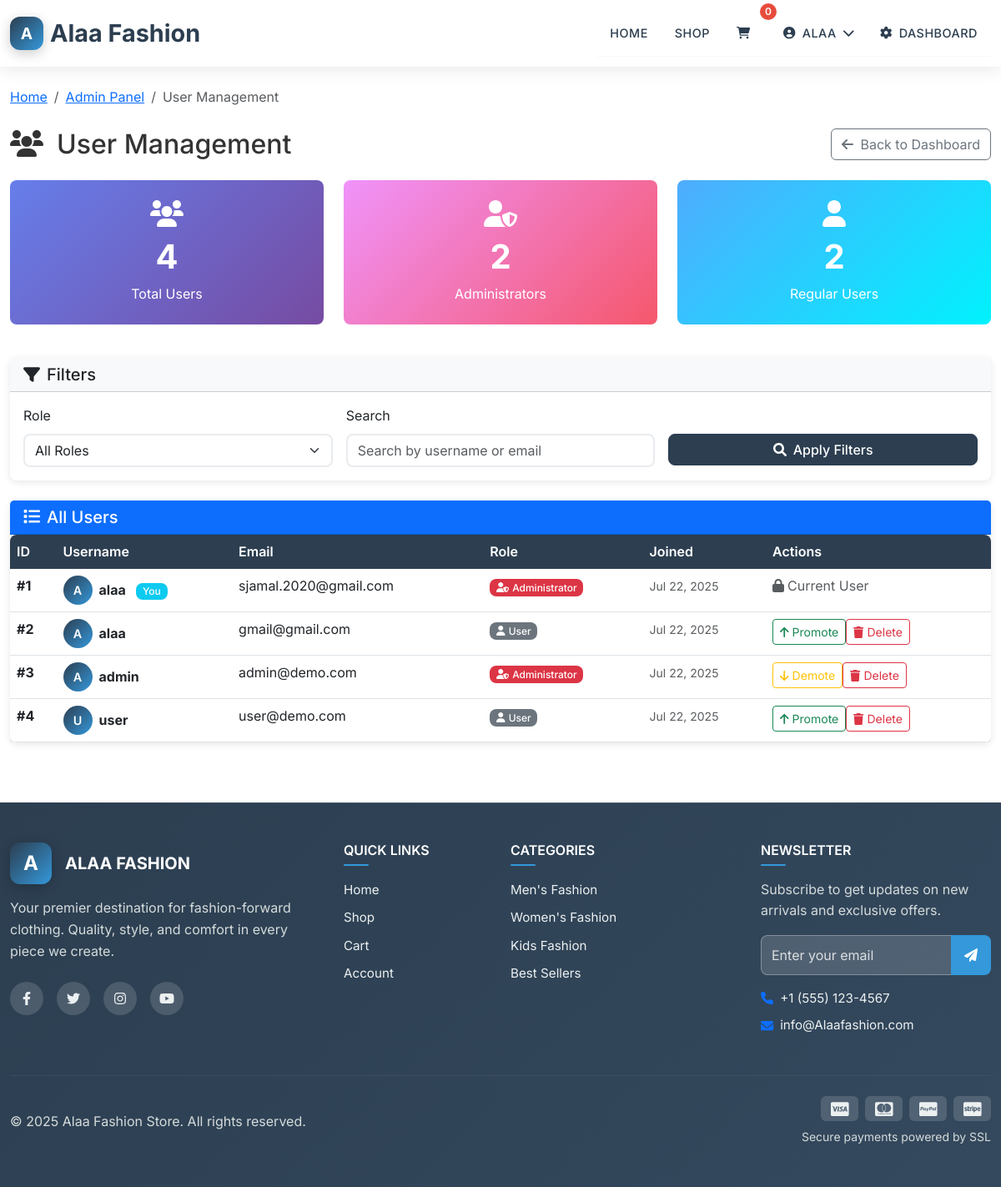
/admin_users.php (signed in), run on the app's committed database.
### tables this page shows
CREATE TABLE `users` (
  `id` int(11) NOT NULL,
  `username` varchar(100) NOT NULL,
  `email` varchar(100) NOT NULL,
  `password` varchar(255) NOT NULL,
  `role` enum('user','admin') DEFAULT 'user',
  `created_at` timestamp NOT NULL DEFAULT current_timestamp(),
  `updated_at` timestamp NOT NULL DEFAULT current_timestamp() ON UPDATE current_timestamp()
);

### admin_users.php (the view, shortened to what this page needs)
<?php
include 'includes/db.php';
$search_filter = $_GET['search'] ?? '';
$where_conditions = [];
$where_clause = $where_conditions ? 'WHERE ' . implode(' AND ', $where_conditions) : '';
$query = "SELECT id, username, email, role, created_at FROM users $where_clause ORDER BY created_at DESC";
$stmt = $conn->prepare($query);
$stmt->execute();
$users = $stmt->get_result();
$total_users = $conn->query("SELECT COUNT(*) as count FROM users")->fetch_assoc()['count'];
$admin_users = $conn->query("SELECT COUNT(*) as count FROM users WHERE role = 'admin'")->fetch_assoc()['count'];
$regular_users = $conn->query("SELECT COUNT(*) as count FROM users WHERE role = 'user'")->fetch_assoc()['count'];
include 'includes/header.php';
?>
<div class="container py-4">
    <nav aria-label="breadcrumb" class="mb-4">
        <ol class="breadcrumb">
            <li class="breadcrumb-item"><a href="index.php">Home</a></li>
            <li class="breadcrumb-item"><a href="admin_panel.php">Admin Panel</a></li>
            <li class="breadcrumb-item active">User Management</li>
        </ol>
    </nav>
    <div class="row">
        <div class="col-12">
            <div class="d-flex justify-content-between align-items-center mb-4">
                <h1 class="h2 mb-0">
                    <i class="fas fa-users me-3"></i>User Management
                </h1>
                <a href="admin_panel.php" class="btn btn-outline-secondary">
                    <i class="fas fa-arrow-left me-2"></i>Back to Dashboard
                </a>
            </div>
        </div>
    </div>
    <div class="row mb-4">
        <div class="col-md-4 mb-3">
            <div class="stat-card">
                <i class="fas fa-users fa-2x mb-2"></i>
                <h3><?= $total_users ?></h3>
                <p class="mb-0">Total Users</p>
            </div>
        </div>
        <div class="col-md-4 mb-3">
            <div class="stat-card" style="background: linear-gradient(135deg, #f093fb 0%, #f5576c 100%);">
                <i class="fas fa-user-shield fa-2x mb-2"></i>
                <h3><?= $admin_users ?></h3>
                <p class="mb-0">Administrators</p>
            </div>
        </div>
        <div class="col-md-4 mb-3">
            <div class="stat-card" style="background: linear-gradient(135deg, #4facfe 0%, #00f2fe 100%);">
                <i class="fas fa-user fa-2x mb-2"></i>
                <h3><?= $regular_users ?></h3>
                <p class="mb-0">Regular Users</p>
            </div>
        </div>
    </div>
    <div class="card mb-4">
        <div class="card-header bg-light">
            <h5 class="mb-0">
                <i class="fas fa-filter me-2"></i>Filters
            </h5>
        </div>
        <div class="card-body">
            <form method="get" class="row g-3">
                <div class="col-md-4">
                    <label for="role" class="form-label">Role</label>
                    <select class="form-select" id="role" name="role">
                        <option value="">All Roles</option>
                    </select>
                </div>
                <div class="col-md-4">
                    <label for="search" class="form-label">Search</label>
                    <input type="text" class="form-control" id="search" name="search"
                           placeholder="Search by username or email" value="<?= htmlspecialchars($search_filter) ?>">
                </div>
                <div class="col-md-4">
                    <label class="form-label">&nbsp;</label>
                    <div class="d-grid">
                        <button type="submit" class="btn btn-primary">
                            <i class="fas fa-search me-2"></i>Apply Filters
                        </button>
                    </div>
                </div>
            </form>
        </div>
    </div>
    <div class="card">
        <div class="card-header bg-primary text-white">
            <h5 class="mb-0">
                <i class="fas fa-list me-2"></i>All Users
            </h5>
        </div>
        <div class="card-body p-0">
            <?php if ($users->num_rows === 0): ?>
                <div class="text-center py-5">
                    <i class="fas fa-user-slash fa-4x text-muted mb-3"></i>
                    <h4>No Users Found</h4>
                    <p class="text-muted">No users match your current filters.</p>
                </div>
            <?php else: ?>
                <div class="table-responsive">
                    <table class="table table-hover mb-0">
                        <thead class="table-dark">
                            <tr>
                                <th>ID</th>
                                <th>Username</th>
                                <th>Email</th>
                                <th>Role</th>
                                <th>Joined</th>
                                <th>Actions</th>
                            </tr>
                        </thead>
                        <tbody>
                            <?php while ($user = $users->fetch_assoc()): ?>
                                <tr>
                                    <td>
                                        <strong>#<?= $user['id'] ?></strong>
                                    </td>
                                    <td>
                                        <div class="d-flex align-items-center">
                                            <div class="avatar-circle me-2">
                                                <?= strtoupper(substr($user['username'], 0, 1)) ?>
                                            </div>
                                            <div>
                                                <strong><?= htmlspecialchars($user['username']) ?></strong>
                                                <?php if ($user['id'] == $_SESSION['user_id']): ?>
                                                    <span class="badge bg-info ms-2">You</span>
                                                <?php endif; ?>
                                            </div>
                                        </div>
                                    </td>
                                    <td><?= htmlspecialchars($user['email']) ?></td>
                                    <td>
                                        <?php if ($user['role'] === 'admin'): ?>
                                            <span class="badge bg-danger">
                                                <i class="fas fa-user-shield me-1"></i>Administrator
                                            </span>
                                        <?php else: ?>
                                            <span class="badge bg-secondary">
                                                <i class="fas fa-user me-1"></i>User
                                            </span>
                                        <?php endif; ?>
                                    </td>
                                    <td>
                                        <small class="text-muted">
                                            <?= date('M j, Y', strtotime($user['created_at'])) ?>
                                        </small>
                                    </td>
                                    <td>
                                        <?php if ($user['id'] !== $_SESSION['user_id']): ?>
                                            <div class="btn-group" role="group">
                                                <form method="post" class="d-inline">
                                                    <?php if ($user['role'] === 'user'): ?>
                                                        <button type="submit" name="change_role"
                                                                class="btn btn-sm btn-outline-success"
                                                                onclick="return confirm('Promote this user to administrator?')">
                                                            <i class="fas fa-arrow-up me-1"></i>Promote
                                                        </button>
                                                    <?php else: ?>
                                                        <button type="submit" name="change_role"
                                                                class="btn btn-sm btn-outline-warning"
                                                                onclick="return confirm('Demote this administrator to regular user?')">
                                                            <i class="fas fa-arrow-down me-1"></i>Demote
                                                        </button>
                                                    <?php endif; ?>
                                                </form>
                                                <form method="post" class="d-inline">
                                                    <button type="submit" name="delete_user"
                                                            class="btn btn-sm btn-outline-danger"
                                                            onclick="return confirm('Are you sure you want to delete this user? This action cannot be undone.')">
                                                        <i class="fas fa-trash me-1"></i>Delete
                                                    </button>
                                                </form>
                                            </div>
                                        <?php else: ?>
                                            <span class="text-muted">
                                                <i class="fas fa-lock me-1"></i>Current User
                                            </span>
                                        <?php endif; ?>
                                    </td>
                                </tr>
                            <?php endwhile; ?>
                        </tbody>
                    </table>
                </div>
            <?php endif; ?>
        </div>
    </div>
</div>
<?php include 'includes/footer.php'; ?>

### css/unified-styles.css (style rules this page uses)
:root { --primary-color: #2c3e50; --secondary-color: #3498db; --accent-color: #e74c3c; --success-color: #27ae60; --warning-color: #f39c12; --light-bg: #f8f9fa; --dark-bg: #2c3e50; --border-radius: 8px; --box-shadow: 0 2px 10px rgba(0, 0, 0, 0.1); --transition: all 0.3s ease; }
body { font-family: "Inter", -apple-system, BlinkMacSystemFont, sans-serif; line-height: 1.6; color: #333; }
.container { max-width: 1200px; }
.btn-primary { background-color: var(--primary-color); border-color: var(--primary-color); border-radius: var(--border-radius); font-weight: 500; transition: var(--transition); }
.card { border: none; border-radius: var(--border-radius); box-shadow: var(--box-shadow); transition: var(--transition); }
.form-control, .form-select { border-radius: var(--border-radius); border: 2px solid #e9ecef; transition: var(--transition); }
.table { border-radius: var(--border-radius); overflow: hidden; box-shadow: var(--box-shadow); }
.table thead th { background-color: var(--primary-color); color: white; border: none; font-weight: 600; }
.stat-card { background: linear-gradient(135deg, #667eea 0%, #764ba2 100%); color: white; border-radius: var(--border-radius); padding: 1.5rem; text-align: center; transition: var(--transition); }
.stat-card h3 { font-size: 2.5rem; font-weight: 700; margin-bottom: 0.5rem; }
.badge { font-weight: 500; border-radius: var(--border-radius); }
.fade-in { animation: fadeIn 0.5s ease-in; }
.form-control { color: #333 !important; }

### includes/header.php (style rules this page uses)
:root { --navbar-height: 80px; }

### admin_users.php (style rules this page uses)
.avatar-circle { width: 35px; height: 35px; background: linear-gradient(135deg, var(--primary-color), var(--secondary-color)); border-radius: 50%; display: flex; align-items: center; justify-content: center; color: white; font-weight: 600; font-size: 0.9rem; }

### data on the page
users: id "1", username "A", username "alaa", shows "You", email "sjamal.2020@gmail.com", role "admin" (drawn), created_at "Jul 22, 2025", shows "Current User"
users: id "2", username "A", username "alaa", email "gmail@gmail.com", role "user" (drawn), created_at "Jul 22, 2025"
users: id "3", username "A", username "admin", email "admin@demo.com", role "admin" (drawn), created_at "Jul 22, 2025"
users: id "4", username "U", username "user", email "user@demo.com", role "user" (drawn), created_at "Jul 22, 2025"

### other printed values
$_SESSION['username'] "ALAA"
$total_users "4"
$admin_users "2"
$regular_users "2"
